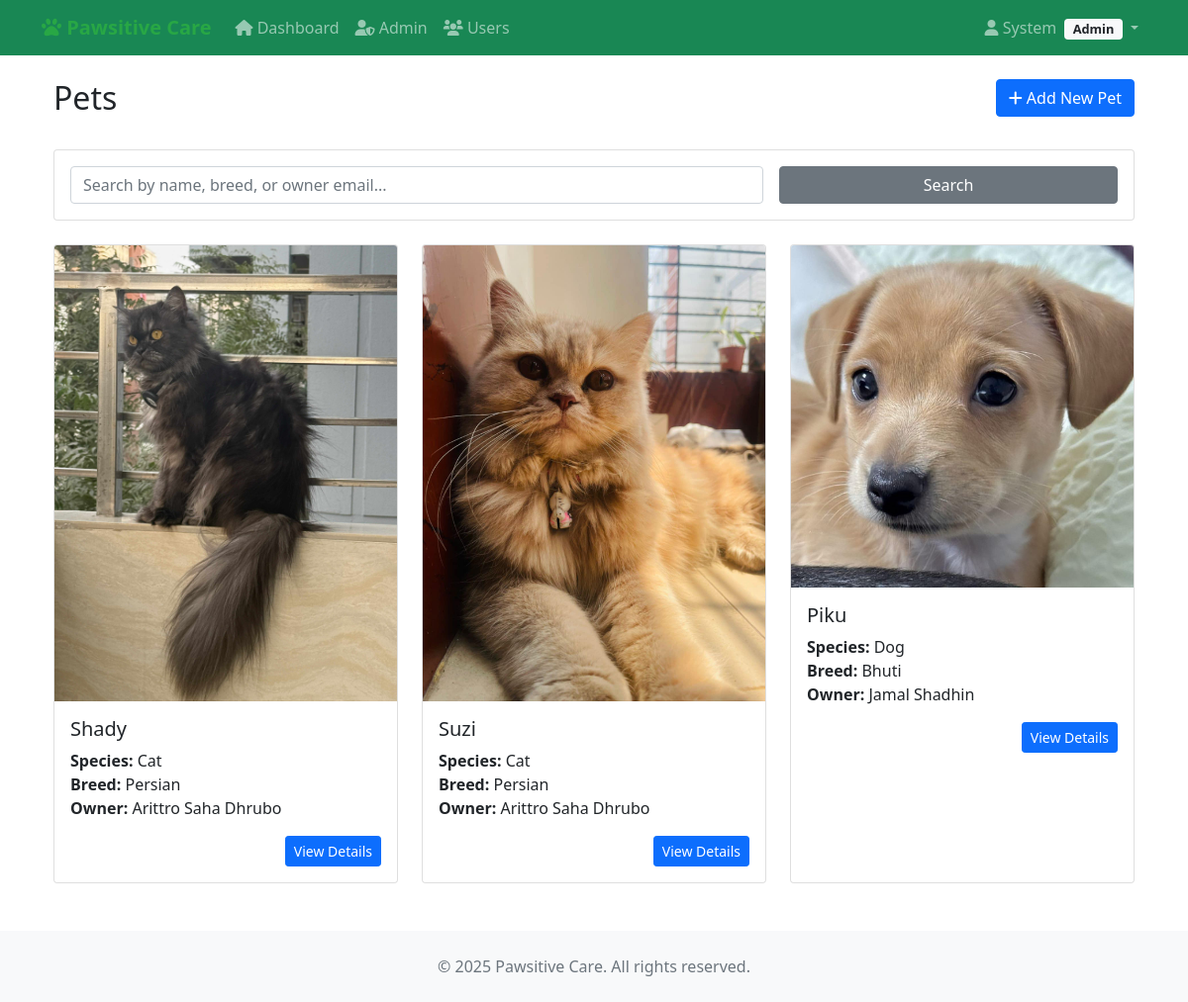
/pets/ (signed in), run on an earlier commit of the app's database.
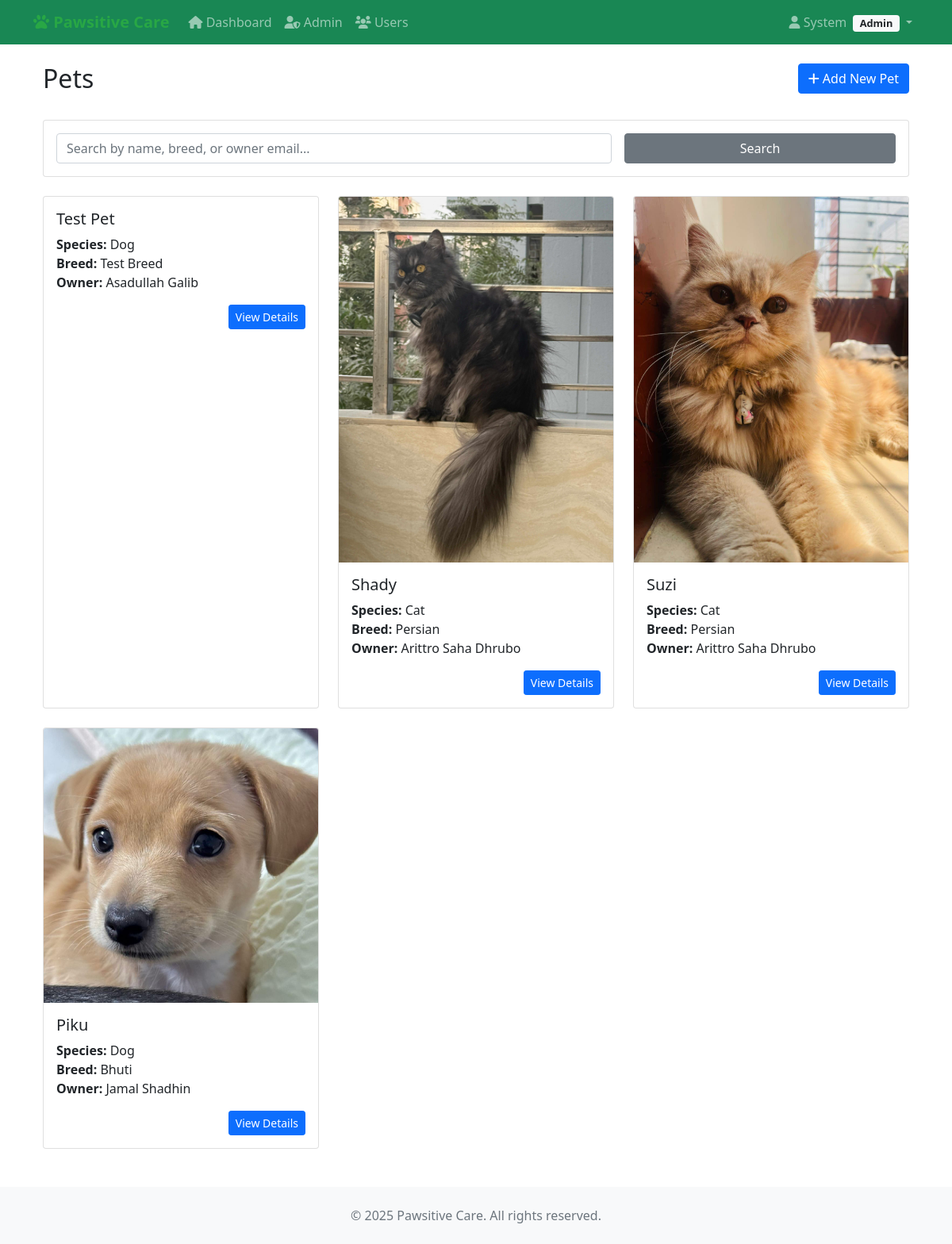
And on a later commit of the database.
### pets/models.py (models this page shows, shortened)
class Pet(models.Model):
    SPECIES_CHOICES = [
        ('DOG', 'Dog'),
        ('CAT', 'Cat'),
        ('BIRD', 'Bird'),
        ('RABBIT', 'Rabbit'),
        ('HAMSTER', 'Hamster'),
        ('GUINEA_PIG', 'Guinea Pig'),
        ('FISH', 'Fish'),
        ('TURTLE', 'Turtle'),
        ('SNAKE', 'Snake'),
        ('LIZARD', 'Lizard'),
        ('FERRET', 'Ferret'),
        ('HORSE', 'Horse'),
        ('CHICKEN', 'Chicken'),
        ('PARROT', 'Parrot'),
        ('OTHER', 'Other'),
    ]
    GENDER_CHOICES = [
        ('M', 'Male'),
        ('F', 'Female'),
        ('U', 'Unknown'),
    ]
    name = models.CharField(max_length=100)
    species = models.CharField(max_length=10, choices=SPECIES_CHOICES)
    breed = models.CharField(max_length=100, blank=True)
    age = models.IntegerField(help_text="Age in years", null=True, blank=True)
    gender = models.CharField(max_length=1, choices=GENDER_CHOICES, default='U')
    weight = models.DecimalField(max_digits=5, decimal_places=2, null=True, blank=True)
    color = models.CharField(max_length=50, blank=True)
    microchip_id = models.CharField(max_length=50, blank=True, unique=True)
    owner = models.ForeignKey(settings.AUTH_USER_MODEL, on_delete=models.CASCADE, related_name='pets')
    medical_conditions = models.TextField(blank=True)
    special_notes = models.TextField(blank=True)
    vaccination_status = models.CharField(
        max_length=20,
        choices=[
            ('UP_TO_DATE', 'Up to Date'),
            ('DUE_SOON', 'Due Soon'),
            ('OVERDUE', 'Overdue'),
            ('UNKNOWN', 'Unknown')
        ],
        default='UNKNOWN',
        help_text="Current status of pet's vaccinations"
    )
    created_at = models.DateTimeField(auto_now_add=True)
    updated_at = models.DateTimeField(auto_now=True)
    is_active = models.BooleanField(default=True)
    objects = PetQuerySet.as_manager()
    observers = []
    class Meta:
        ordering = ['-created_at']
        indexes = [
            models.Index(fields=['name']),
            models.Index(fields=['owner']),
            models.Index(fields=['species']),
        ]

class PetPhoto(models.Model):
    pet = models.ForeignKey(Pet, on_delete=models.CASCADE, related_name='photos')
    image = models.ImageField(upload_to='pet_photos/%Y/%m/%d/')
    caption = models.CharField(max_length=200, blank=True)
    is_primary = models.BooleanField(default=False)
    uploaded_at = models.DateTimeField(auto_now_add=True)
    class Meta:
        ordering = ['-uploaded_at']

### accounts/models.py (models this page shows, shortened)
class CustomUser(AbstractUser):
    ROLE_CHOICES = [
        ('admin', 'Admin'),
        ('vet', 'Veterinarian'),
        ('staff', 'Staff'),
        ('client', 'Client'),
    ]
    phone = models.CharField(max_length=20, blank=False)
    address = models.TextField(blank=False)
    role = models.CharField(max_length=10, choices=ROLE_CHOICES, default='client')
    def is_admin(self):
        return self.role == 'admin'

### pets/views.py (the view, shortened to what this page needs)
# urls.py: path('', views.pet_list, name='pet_list'),
@login_required
def pet_list(request):
    if request.user.is_staff:
        pets = Pet.objects.active()
    else:
        pets = Pet.objects.active().by_owner(request.user)
    search_form = PetSearchForm(request.GET)
    if search_form.is_valid():
        search_query = search_form.cleaned_data.get('search', '').strip()
        species_filter = search_form.cleaned_data.get('species', '')
        sort_by = search_form.cleaned_data.get('sort_by', '-created_at')
        if search_query:
            pets = pets.search(search_query)
        if species_filter:
            pets = pets.by_species(species_filter)
        valid_sort_fields = ['name', '-name', 'created_at', '-created_at', 'species', '-species']
        if sort_by in valid_sort_fields:
            pets = pets.order_by(sort_by)
    paginator = Paginator(pets, 12)  # Show 12 pets per page
    page = request.GET.get('page')
    pets = paginator.get_page(page)
    context = {
        'pets': pets,
        'search_form': search_form,
        'species_choices': Pet.SPECIES_CHOICES,
    }
    return render(request, 'pets/pet_list.html', context)

### pets/forms.py
class PetSearchForm(forms.Form):
    search = forms.CharField(
        required=False,
        widget=forms.TextInput(attrs={
            'class': 'form-control',
            'placeholder': 'Search by name, breed, owner...',
            'autocomplete': 'off'
        })
    )
    species = forms.ChoiceField(
        required=False,
        choices=[('', 'All Species')] + Pet.SPECIES_CHOICES,
        widget=forms.Select(attrs={
            'class': 'form-control'
        })
    )
    sort_by = forms.ChoiceField(
        required=False,
        choices=[
            ('-created_at', 'Newest First'),
            ('created_at', 'Oldest First'),
            ('name', 'Name A-Z'),
            ('-name', 'Name Z-A'),
            ('species', 'Species A-Z'),
            ('-species', 'Species Z-A'),
        ],
        initial='-created_at',
        widget=forms.Select(attrs={
            'class': 'form-control'
        })
    )

### petmedia/context_processors.py (called while the page is built)
def recent_blog_posts(request):
    try:
        recent_posts = repo_manager.posts.get_recent_posts(limit=3)
        return {'recent_blog_posts': recent_posts}
    except Exception:
        return {'recent_blog_posts': []}

### pets/templates/pets/pet_list.html (shortened to what this page needs)
{% extends 'accounts/base.html' %}
{% block content %}
<div class="container mt-4">
    <div class="row mb-4">
        <div class="col">
            <h2>Pets</h2>
        </div>
        <div class="col text-end">
            <a href="{% url 'pets:pet_create' %}" class="btn btn-primary">
                <i class="fas fa-plus"></i> Add New Pet
            </a>
        </div>
    </div>
    <div class="card mb-4">
        <div class="card-body">
            <form method="get" class="row g-3">
                <div class="col-md-8">
                    <input type="text" name="search" class="form-control"
                           placeholder="Search by name, breed, or owner email..."
                           value="{{ search_query }}">
                </div>
                <div class="col-md-4">
                    <button type="submit" class="btn btn-secondary w-100">Search</button>
                </div>
            </form>
        </div>
    </div>
    <div class="row row-cols-1 row-cols-md-3 g-4">
        {% for pet in pets %}
        <div class="col">
            <div class="card h-100">
                {% if pet.photos.exists %}
                <img src="{{ pet.photos.first.image.url }}" class="card-img-top" alt="{{ pet.name }}">
                {% endif %}
                <div class="card-body">
                    <h5 class="card-title">{{ pet.name }}</h5>
                    <p class="card-text">
                        <strong>Species:</strong> {{ pet.get_species_display }}<br>
                        <strong>Breed:</strong> {{ pet.breed }}<br>
                        <strong>Owner:</strong> {{ pet.owner.get_full_name }}
                    </p>
                    <div class="text-end">
                        <a href="{% url 'pets:pet_detail' pet.pk %}" class="btn btn-primary btn-sm">
                            View Details
                        </a>
                    </div>
                </div>
            </div>
        </div>
        {% empty %}
        <div class="col-12">
            <div class="alert alert-info">
                No pets found.
            </div>
        </div>
        {% endfor %}
    </div>
</div>
{% endblock %}

What changed in the data, as far as the page shows it:
added Pet: name "Test Pet", species "Dog", breed "Test Breed", owner.get_full_name "Asadullah Galib"
